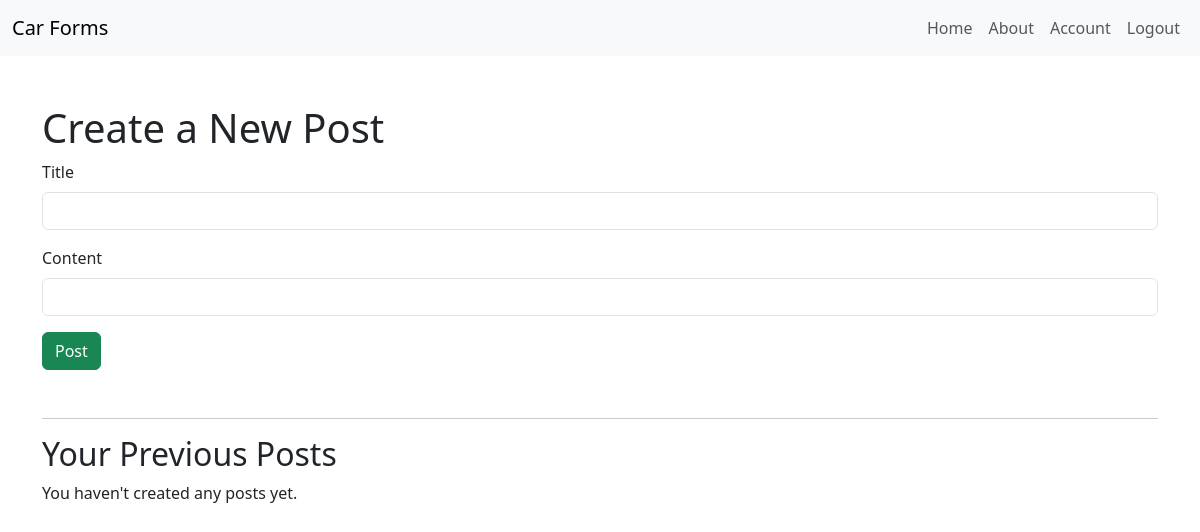
/post/new (signed in), run on an earlier commit of the app's database.
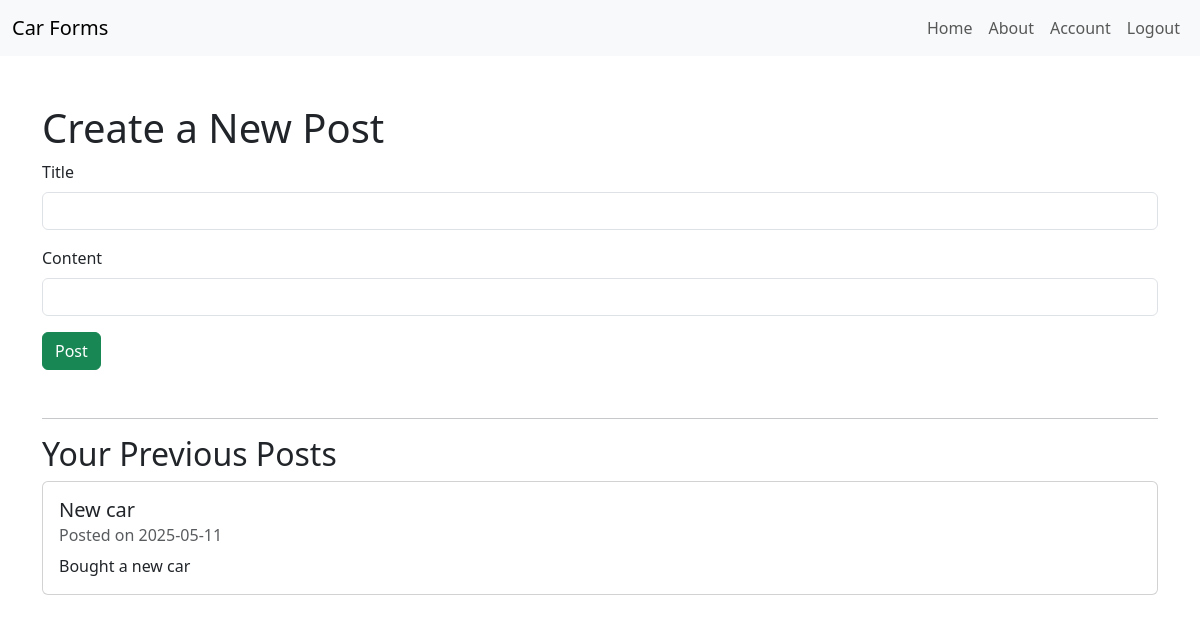
And on a later commit of the database.
### Car_forms/models.py (models this page shows, shortened)
class Post(db.Model):
    id = db.Column(db.Integer, primary_key=True)
    title = db.Column(db.String(100), nullable=False)
    date_posted = db.Column(db.DateTime, nullable=False, default=datetime.utcnow)
    content = db.Column(db.Text, nullable=False)
    user_id = db.Column(db.Integer, db.ForeignKey('user.id'), nullable=False)

### Car_forms/routes.py (the view)
@app.route("/post/new", methods=['GET', 'POST'])
@login_required
def create_post():
    form = PostForm()
    if form.validate_on_submit():
        post = Post(title=form.title.data, content=form.content.data, author=current_user)
        db.session.add(post)
        db.session.commit()
        flash('Your post has been created!', 'success')
        return redirect(url_for('create_post'))
    posts = Post.query.filter_by(author=current_user).order_by(Post.date_posted.desc()).all()
    return render_template('create_post.html', form=form, posts=posts)

### Car_forms/forms.py
class PostForm(FlaskForm):
    title = StringField('Title', validators=[DataRequired()])
    content = StringField('Content', validators=[DataRequired()])
    submit = SubmitField('Post')

### Car_forms/models.py (called while the page is built)
@login_manager.user_loader
def load_user(user_id):
    return User.query.get(int(user_id))

### Car_forms/templates/create_post.html (shortened to what this page needs)
<!DOCTYPE html>
<html lang="en">
<head>
    <link href="https://cdn.jsdelivr.net/npm/bootstrap@5.3.3/dist/css/bootstrap.min.css" rel="stylesheet">
</head>
<body>
      <nav class="navbar navbar-expand-lg navbar-light bg-light">
        <div class="container-fluid">
            <a class="navbar-brand" href="{{ url_for('home') }}">Car Forms</a>
            <div class="collapse navbar-collapse">
                <ul class="navbar-nav ms-auto">
                    {% if current_user.is_authenticated %}
                        <li class="nav-item"><a class="nav-link" href="{{ url_for('home') }}">Home</a></li>
                        <li class="nav-item"><a class="nav-link" href="{{ url_for('about') }}">About</a></li>
                        <li class="nav-item"><a class="nav-link" href="{{ url_for('account') }}">Account</a></li>
                        <li class="nav-item"><a class="nav-link" href="{{ url_for('logout') }}">Logout</a></li>
                    {% else %}
                        <li class="nav-item"><a class="nav-link" href="{{ url_for('login') }}">Login</a></li>
                        <li class="nav-item"><a class="nav-link" href="{{ url_for('sign_up') }}">Sign Up</a></li>
                    {% endif %}
                </ul>
            </div>
        </div>
    </nav>
    <div class="container mt-5">
        <h1>Create a New Post</h1>
        {% if form %}
        <form method="POST">
            <div class="mb-3">
                {{ form.title.label(class="form-label") }}
                {{ form.title(class="form-control") }}
            </div>
            <div class="mb-3">
                {{ form.content.label(class="form-label") }}
                {{ form.content(class="form-control", rows=5) }}
            </div>
            {{ form.submit(class="btn btn-success") }}
        </form>
        {% endif %}
        <hr class="mt-5">
        <h2>Your Previous Posts</h2>
        {% if posts %}
            {% for post in posts %}
                <div class="card mb-3">
                    <div class="card-body">
                        <h5 class="card-title">{{ post.title }}</h5>
                        <h6 class="card-subtitle text-muted mb-2">Posted on {{ post.date_posted.strftime('%Y-%m-%d') }}</h6>
                        <p class="card-text">{{ post.content }}</p>
                    </div>
                </div>
            {% endfor %}
        {% else %}
            <p>You haven't created any posts yet.</p>
        {% endif %}
    </div>
</body>
</html>

What changed in the data, as far as the page shows it:
added Post: title "New car", date_posted "2025-05-11", content "Bought a new car"
Also different on the page:
text no longer shown: "You haven't created any posts yet."
